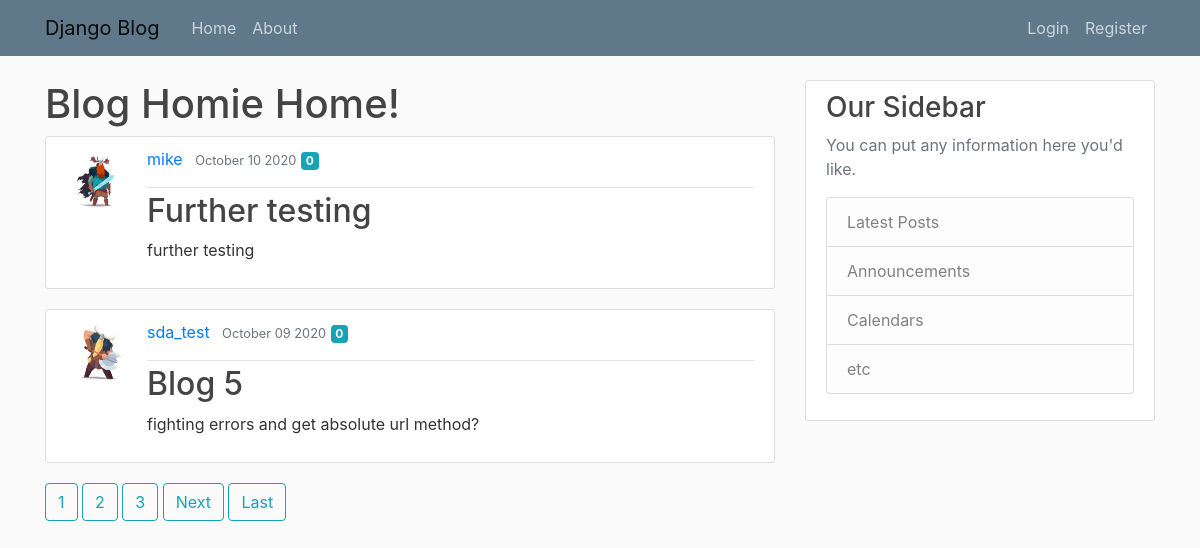
Before: / with the older database file.
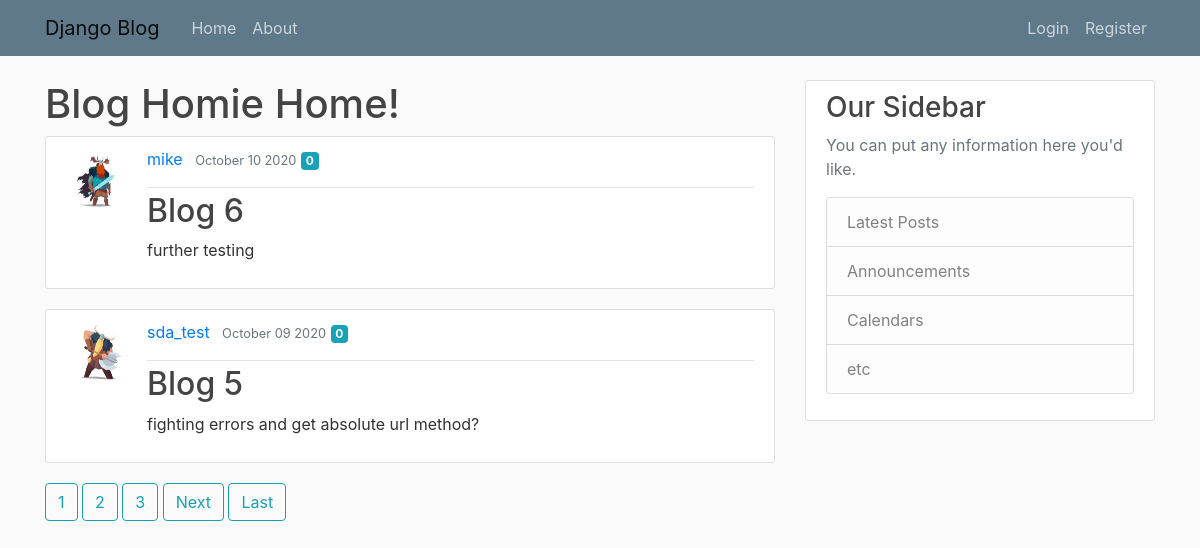
After: the same page with the newer database file.
### blogs/models.py (models this page shows, shortened)
class Post(models.Model):
    title = models.CharField(max_length=100)
    content = models.TextField()
    date_posted = models.DateTimeField(default=timezone.now)
    author = models.ForeignKey(User, on_delete=models.CASCADE)
    likes_count = models.IntegerField(default=0)

### users/models.py (models this page shows, shortened)
class Profile(models.Model):
    user = models.OneToOneField(User, on_delete=models.CASCADE)
    image = models.ImageField(default='default.jpg', upload_to='profile_pics')

### blogs/views.py (the view)
# urls.py: path('', PostListView.as_view(), name='blogs-home'),
class PostListView(ListView):
    model = Post
    template_name = 'blogs/home.html'
    context_object_name = 'posts'
    ordering = ['-date_posted']
    paginate_by = 2

### blogs/templates/blogs/home.html (shortened to what this page needs)
{% extends "blogs/base.html" %}
{% block content %}
        <h1>Blog Homie Home!</h1>
    {% for post in posts %}
            <article class="media content-section">
                <img class="rounded-circle article-img" src="{{ post.author.profile.image.url }}">
              <div class="media-body">
                <div class="article-metadata">
                  <a class="mr-2" href="#">{{ post.author }}</a>
                  <small class="text-muted">{{ post.date_posted|date:"F d Y" }}</small>
                  <p class="badge badge-info mr-4">{{ post.likes_count}}</p>
                </div>
                <h2><a class="article-title" href="{% url 'post-detail' post.id %}">{{ post.title }}</a></h2>
                <p class="article-content">{{ post.content }}</p>
              </div>
            </article>
    {% endfor %}
    {% if is_paginated %}
        {% for num in page_obj.paginator.page_range %}
            {% if page_number == num %}
                <a class="btn btn-outline-info mb-4"href="?page={{num}}">{{ num }}</a>
            {% elif num > page_obj.number|add:'-3' and num < page_obj.number|add:'3'%}
                <a class="btn btn-outline-info mb-4"href="?page={{num}}">{{ num }}</a>
            {% endif %}
        {% endfor %}
        {% if page_obj.has_next %}
            <a class="btn btn-outline-info mb-4"href="?page={{ page_obj.next_page_number }}">Next</a>
            <a class="btn btn-outline-info mb-4"href="?page={{page_obj.paginator.num_pages }}">Last</a>
        {% endif %}
    {% endif %}
{% endblock content %}

### blogs/templates/blogs/base.html (shortened to what this page needs)
{% load static %}
<!DOCTYPE html>
<html lang="en" dir="ltr">
    <head>
       <link rel="stylesheet" href="https://stackpath.bootstrapcdn.com/bootstrap/4.5.2/css/bootstrap.min.css">
        <link rel="stylesheet" href="{% static 'blogs/main.css'%}">
    </head>
    <body>
        <header class="site-header">
          <nav class="navbar navbar-expand-md navbar-light bg-steel fixed-top">
            <div class="container">
              <a class="navbar-brand mr-4" href="/">Django Blog</a>
              <div class="collapse navbar-collapse" id="navbarToggle">
                <div class="navbar-nav mr-auto">
                  <a class="nav-item nav-link" href="{%url 'blogs-home'%}">Home</a>
                  <a class="nav-item nav-link" href="{%url 'blogs-about'%}">About</a>
                </div>
                <div class="navbar-nav">
                    {% if user.is_authenticated %}
                        <a class="nav-item nav-link" href="{% url 'post-create' %}">New Post</a>
                        <a class="nav-item nav-link" href="{% url 'profile' %}">Profile</a>
                        <a class="nav-item nav-link" href="{% url 'logout' %}">Logout</a>
                    {% else %}
                      <a class="nav-item nav-link" href="{% url 'login' %}">Login</a>
                      <a class="nav-item nav-link" href="{% url 'register' %}">Register</a>
                    {% endif %}
                </div>
              </div>
            </div>
          </nav>
        </header>
        <main role="main" class="container">
          <div class="row">
            <div class="col-md-8">
              {% block content %}{% endblock %}
            </div>
            <div class="col-md-4">
              <div class="content-section">
                <h3>Our Sidebar</h3>
                <p class='text-muted'>You can put any information here you'd like.
                  <ul class="list-group">
                    <li class="list-group-item list-group-item-light">Latest Posts</li>
                    <li class="list-group-item list-group-item-light">Announcements</li>
                    <li class="list-group-item list-group-item-light">Calendars</li>
                    <li class="list-group-item list-group-item-light">etc</li>
                  </ul>
                </p>
              </div>
            </div>
          </div>
        </main>
    </body>
</html>

### blogs/static/blogs/main.css (style rules this page uses)
body { background: #fafafa; color: #333333; margin-top: 5rem; }
h1, h2, h3, h4, h5, h6 { color: #444444; }
ul { margin: 0; }
.bg-steel { background-color: #5f788a; }
.site-header .navbar-nav .nav-link { color: #cbd5db; }
.content-section { background: #ffffff; padding: 10px 20px; border: 1px solid #dddddd; border-radius: 3px; margin-bottom: 20px; }
.article-title { color: #444444; }
.article-content { white-space: pre-line; }
.article-img { height: 65px; width: 65px; margin-right: 16px; }
.article-metadata { padding-bottom: 1px; margin-bottom: 4px; border-bottom: 1px solid #e3e3e3 }

Changed rows visible on the page:
changed Post "further testing": title "Further testing" → "Blog 6"
